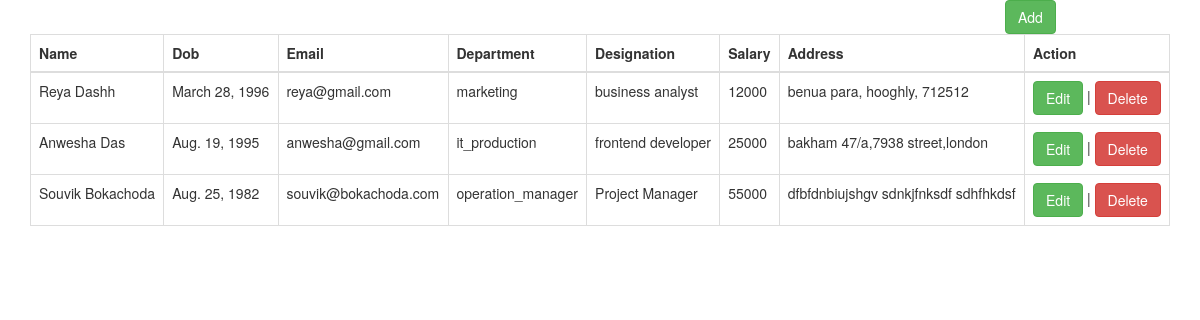
The page / on the database its author committed.
### employee/models.py (models this page shows, shortened)
class Employee(models.Model):
	name = models.CharField(max_length=100, blank=True, default='')
	dob = models.DateField(default = timezone.now, blank = True)
	email = models.CharField(default='',max_length=100)
	department = models.CharField(choices=DEPARTMENT_CHOICES, default='it_production', max_length=100)
	designation = models.CharField(default='',max_length=100)
	salary = models.CharField(default='',max_length=100)
	address = models.TextField(default='',blank = True,max_length=1000)

### employee/views.py (the view)
# urls.py: path('', EmployeeList.as_view(), name='index'),
class EmployeeList(ListView):
	model = Employee
	template_name = 'index.html'

### employee/templates/index.html (shortened to what this page needs)
{% extends 'base_generic.html' %}
{% load crispy_forms_tags %}
{% block body %}
<div class="row">
  <div class="col-md-2"><a class="btn btn-success" href="{% url 'author-add' %}">Add</a></div>
</div>
{% if employee_list %}
<table class="table table-bordered">
    <thead>
      <tr>
        <th>Name</th>
        <th>Dob</th>
        <th>Email</th>
        <th>Department</th>
        <th>Designation</th>
        <th>Salary</th>
        <th>Address</th>
        <th>Action</th>
      </tr>
    </thead>
    <tbody>
    {% for item in employee_list %}
      <tr>
        <td>{{ item.name }}</td>
        <td>{{ item.dob }}</td>
        <td>{{ item.email }}</td>
        <td>{{ item.department }}</td>
        <td>{{ item.designation }}</td>
        <td>{{ item.salary }}</td>
        <td>{{ item.address }}</td>
        <td><a class="btn btn-success" href="{% url 'author-update' item.pk %}">Edit</a> | <a class="btn btn-danger" href="{% url 'author-delete' item.pk %}" >Delete</a></td>
      </tr>
    {% endfor %}
    </tbody>
  </table>
{% else %}
<div class="alert alert-danger">Sorry no record found. Kindly add Employee.</div>
{% endif %}
{% endblock %}

### employee/templates/base_generic.html (shortened to what this page needs)
<!DOCTYPE html>
<html lang="en">
  <head>
<link rel="stylesheet" href="https://maxcdn.bootstrapcdn.com/bootstrap/3.3.7/css/bootstrap.min.css">
  </head>
  <body>
    <div class="container">
      {% block body %}
    {% endblock %}
    </div>
  </body>
</html>

### rows shown on the page
Employee: name "Reya Dashh", dob "March 28, 1996", email "reya@gmail.com", department "marketing", designation "business analyst", salary "12000", address "benua para, hooghly, 712512"
Employee: name "Anwesha Das", dob "Aug. 19, 1995", email "anwesha@gmail.com", department "it_production", designation "frontend developer", salary "25000", address "bakham 47/a,7938 street,london"
Employee: name "Souvik Bokachoda", dob "Aug. 25, 1982", email "souvik@bokachoda.com", department "operation_manager", designation "Project Manager", salary "55000", address "dfbfdnbiujshgv sdnkjfnksdf sdhfhkdsf"
